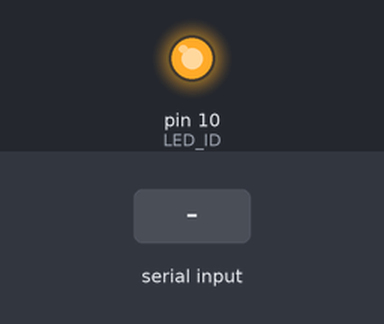
This sketch was run on a simulated Arduino Uno, built with avr-gcc and run on an emulated ATmega328P. Shown: output pins drawn as LEDs (lit = HIGH). The test bench sets the inputs (shaded band). What the sketch prints to the serial monitor is not drawn.

Above: at 2.2 s.
2.3 s: "90,45\n" received over Serial
At 2.36 s:
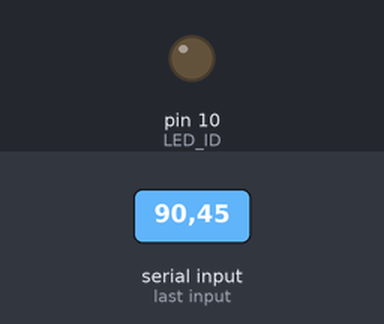
Timing chart, 0 to 5.3 s (numbered marks = the images above; inputs shaded):
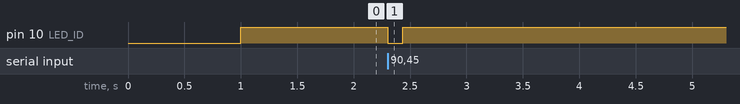

Measured:
- after the input at 2.3 s, pin 10 (LED_ID): HIGH → LOW at once, → HIGH 0.14 s later

The sketch:

sketch_aug24c_serial_com.ino
```cpp
#define LED_ID 10

void setup() {
  pinMode(LED_ID, OUTPUT);
  Serial.begin(921600);
  delay(1000);
}

void loop() {

  digitalWrite(LED_ID, HIGH);
  if(Serial.available() > 0) {
    int res = Serial.parseInt();
    // String res = Serial.readString();
    digitalWrite(LED_ID, LOW);
    delay(res);
    Serial.println(res);
  }

}
```
